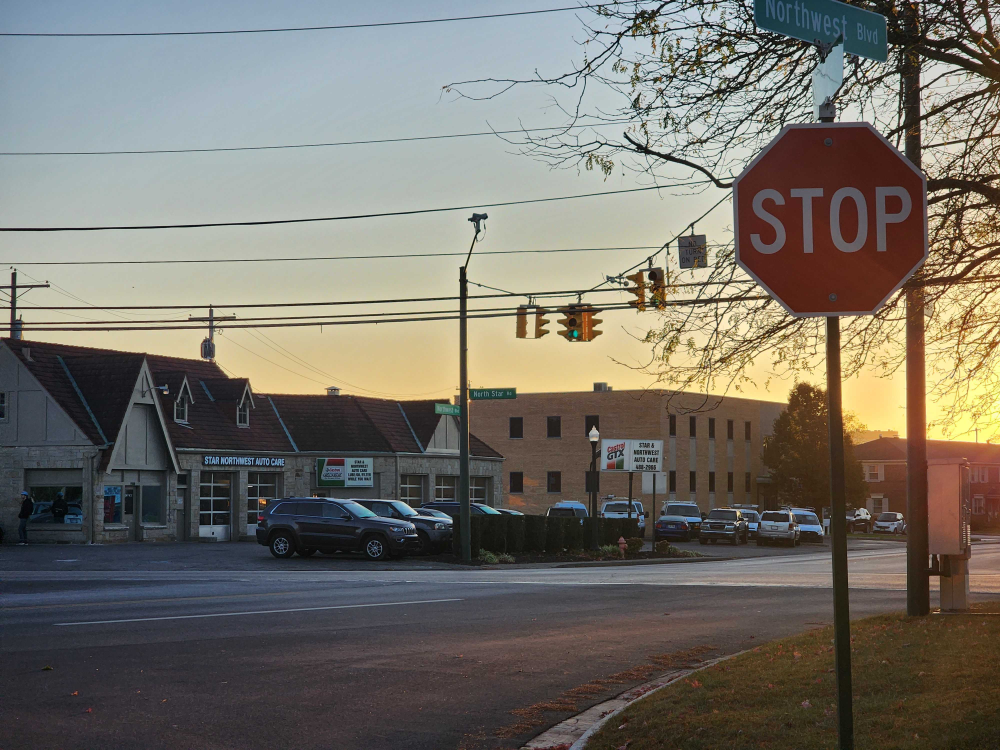
#> input picture assets/northwest.jpg, 4000 x 3000 px (shown at 1/4 size)
$ jupyter execute --allow-errors zero-shot-object-segmentation.ipynb   (shell and % lines are left out)
#> lines starting #> are read from the running program, lines starting #| are printed output that depends on the picture
### utils.py
from PIL import Image, ImageEnhance
from typing import Tuple, List
from diffusers import StableDiffusionInpaintPipeline
from transformers import SamModel, SamProcessor
from perceiver.model.vision import optical_flow  # noqa: F401
from transformers import pipeline, AutoProcessor, AutoModelForZeroShotObjectDetection
from torchvision.ops import box_convert
import supervision as sv
import transforms as T
import matplotlib.pyplot as plt
import numpy as np
import torch
import cv2
import requests
import re
import copy
import random


# [32 lines left out: function annotate, not called in this run]

def box_cxcywh_to_xyxy(boxes, in_fmt="cxcywh", out_fmt="xyxy"):
    xyxy = box_convert(boxes=boxes, in_fmt=in_fmt, out_fmt=out_fmt)
    return xyxy


class Prompts:
    def __init__(
        self, search_prompt, replace_prompt=None, negative_prompt="low quality"
    ) -> None:
        self.replace_prompt = replace_prompt
        self.negative_prompt = negative_prompt
        self.search_prompt = search_prompt

        if not self.search_prompt.endswith('.'):
            self.search_prompt += '.'

        if self.replace_prompt is not None and (not self.replace_prompt.endswith('.')):
            self.replace_prompt += '.'


class GenAiModels:
    def __init__(self) -> None:
        # gd_model = load_model("utils.py", "weights/groundingdino_swinb_cogcoor.pth")
        device = torch.device("cuda" if torch.cuda.is_available() else "cpu")
        self.device = device
        model_id = "IDEA-Research/grounding-dino-base"
        processor = AutoProcessor.from_pretrained(model_id)
        gd_model = AutoModelForZeroShotObjectDetection.from_pretrained(model_id).to(device)
        sam_model = SamModel.from_pretrained("facebook/sam-vit-huge").to(device)
        processor = SamProcessor.from_pretrained("facebook/sam-vit-huge")
        sd_pipe = StableDiffusionInpaintPipeline.from_pretrained(
            "stabilityai/stable-diffusion-2-inpainting",
            torch_dtype=torch.float16,
        ).to(device)
        self.optical_flow_pipeline = pipeline(
            "optical-flow", model="krasserm/perceiver-io-optical-flow", device="cuda:0"
        )
        self.processor = processor
        self.processor_dino = AutoProcessor.from_pretrained(model_id)
        self.sam_model = sam_model
        self.gd_model = gd_model
        self.sd_pipe = sd_pipe

    # [146 lines left out: functions detect, generate_image, search_replace, prompt_segmentation, prompt_segmentation_list, not called in this run]

    def remove_from_image(self, image, prompt_obj, seed=1, device="cuda"):
        prompt_obj.replace_prompt = "background"
        return self.search_replace(image, prompt_obj, seed, device)

    # [306 lines left out: functions search_replace_with_mask, search_replace_list, search_replace_image_list, show_mask, show_box, show_boxes_on_image and 7 more, not called in this run]


def natural_sort(l):
    def convert(text):
        return int(text) if text.isdigit() else text.lower()

    return sorted(l, key=lambda key: [convert(c) for c in re.split("([0-9]+)", key)])


def load_image_func(image_str: str, size=None, contrast=-1):
#> called with image_str = './assets/northwest.jpg', size = 512, contrast = -1
    contrast = 1.7 if image_str.find("images") >= 0 else -1
    # contrast = 1.8 if image_str.find("data") >= 0 else -1
    if image_str.startswith("http"):
        image_tmp = Image.open(requests.get(image_str, stream=True).raw).convert("RGB")
    else:
        image_tmp = Image.open(image_str).convert("RGB")
#> image_tmp is the input picture: PIL image 4000x3000 RGB; mean R, G, B 117.5, 113.5, 105
    if contrast > 0:
        image_tmp = ImageEnhance.Contrast(image_tmp).enhance(contrast)
    if size is not None:
        w, h = image_tmp.size
#> w = 4000; h = 3000
        q = size / w
#> q = 0.128
        image_tmp = image_tmp.resize((int(w * q), int(h * q)))
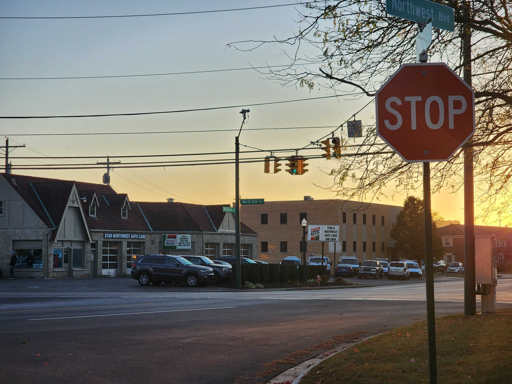
#> image_tmp: PIL image 512x384 RGB; mean R, G, B 117.5, 113.5, 105

    return image_tmp


# Calculates dense optical flow by Farneback method
# [97 lines left out: functions optical_flow_classic, paste_optical_flow, paste_optical_flow_with_mask, paste_optical_flow_with_mask_rev, plot_images, not called in this run]


batch_size = 1
modelname = "groundingdino"
backbone = "swin_B_384_22k"
position_embedding = "sine"
pe_temperatureH = 20
pe_temperatureW = 20
return_interm_indices = [1, 2, 3]
backbone_freeze_keywords = None
enc_layers = 6
dec_layers = 6
pre_norm = False
dim_feedforward = 2048
hidden_dim = 256
dropout = 0.0
nheads = 8
num_queries = 900
query_dim = 4
num_patterns = 0
num_feature_levels = 4
enc_n_points = 4
dec_n_points = 4
two_stage_type = "standard"
two_stage_bbox_embed_share = False
two_stage_class_embed_share = False
transformer_activation = "relu"
dec_pred_bbox_embed_share = True
dn_box_noise_scale = 1.0
dn_label_noise_ratio = 0.5
dn_label_coef = 1.0
dn_bbox_coef = 1.0
embed_init_tgt = True
dn_labelbook_size = 2000
max_text_len = 256
text_encoder_type = "bert-base-uncased"
use_text_enhancer = True
use_fusion_layer = True
use_checkpoint = True
use_transformer_ckpt = True
use_text_cross_attention = True
text_dropout = 0.0
fusion_dropout = 0.0
fusion_droppath = 0.1
sub_sentence_present = True

### zero-shot-object-segmentation.ipynb
# GenAI

This notebook shows how do use different Generative AI techniques such as Zero Shot learning for object detection and segmentation, as well as prompted inpainting

Developed for reinvent by: Gonzalo Barbeito, Romil Shah, Andrea Montanari, Derek Graber, Matt Polloc, Junjie Tang, Fabian Benitez-Quiroz

## Prerequisites

- An instance or notebook with G5 instance
- A python environment from the requirements.txt, eg conda create -n summit-q4-2023 python=3.10 && pip install -r requirements.txt

## Zero-learning foundational models (Object Detection)

Zero-shot learning is a Generative AI technique that allows a model to perform a machine learning task (such as object detection of a given class) without any specific training for some classes.

Modern zero-shot learning in images allows you to find or segment objects by just using a single prompt. For example, algorithms such as [Grouding Dino](https://github.com/IDEA-Research/GroundingDINO) works by using transformer-based detector and pre-training technique so it learns the association between language and vision modalities

### Example | Find objects using Grounding Dino

In the cell below we can search for street objects such as stop signs and traffic lights just by prompting for it.
We have built a set of of functions to abstract this functionality.

1. `GenAiModels` is just a holder for an inference pipeline based on [Grounded-Segment-Anything](https://github.com/IDEA-Research/Grounded-Segment-Anything). This pipeline chains the following elements in succession:
    - [Grounding Dino](https://github.com/IDEA-Research/GroundingDINO): an object detection model. It uses a prompt in natural language as input to detect objects for which it has not been explicitly trained (zero-shot learning)
    - [SamProcessor](https://huggingface.co/docs/transformers/main/model_doc/sam#transformers.SamProcessor): an image processor used for preparing images to be used with the SAM model
    - [SAM Model](https://github.com/facebookresearch/segment-anything): a model capable of segmenting objects in an image using bounding boxes or points as inputs,
    - [StableDiffusion](https://github.com/Stability-AI/stablediffusion): a model used to generate images based on text prompts. Specifically for this use case, we will be using a model capable of inpainting, which replaces a specific part of an image making sense in context.
2. `Prompts` object holds the prompts to select and replace

## Restart kernel to take effect of grounding dino

[cell 1]
# Import basic set of classes
import warnings
warnings.filterwarnings('ignore')

from IPython.display import display
from IPython.display import Image as python_image
from PIL import Image
from utils import (
    GenAiModels,
    load_image_func,
    Prompts,
    natural_sort,
    plot_images,
)
import glob
import os

# Create the GenAImodels class to do object detection and segmentation
#> (the rest of this cell did not finish here and is left out)

### Import data from the object detection pipeline

[cell 2]
img_url = "./assets/northwest.jpg"
from PIL import Image
image_tmp = load_image_func(img_url, 512)
image_tmp

[cell 3]
image_tmp = load_image_func(img_url, 512)

# define a set of prompts
prompt_object = Prompts(search_prompt="house on the right")
# execute the prompts for object detection
#> (the rest of this cell did not finish here and is left out)

## Perform segmentation using segment anything

Similarly, we can use a combination of GroundingDino in tandem with GenerativeAI segmentation model such as [SegmentAnything](https://github.com/facebookresearch/segment-anything) to perform detailed segmentation without training for it. Similar to zero-shot object detection methods, it finds the relatioship between language and fine grain visual segmentation. This methods are usually trained using over 10M images

[cell 4]
image_tmp = load_image_func(img_url, 512)
prompt_object = Prompts(search_prompt="stop sign. traffic lights. house on the right")
#> (the rest of this cell did not finish here and is left out)

## Example: Use GenAI to blend certain area with the background

[cell 5]
image_tmp = load_image_func(img_url, 512)
prompt_object = Prompts(search_prompt="stop sign. cable. traffic lights. house on the right.")
#> (the rest of this cell did not finish here and is left out)

### Task: Use your own prompt to remove objects from the image

Use your own prompts to find and remove parts of the image. Some possible prompts are car and house

[cell 6]
image = load_image_func(img_url, 512)
prompt_object = Prompts(search_prompt="car")
#> (the rest of this cell did not finish here and is left out)

## Replace an object using Stable Diffusion Inpainting

Traditional Inpainting algorithms deal with replacing information from an image using the context of the rest of the image. This is used in many phones nowadays to remove objects from picture or photobombing. Generative AI methods push this boundary further by replacing a selected area with an object described inside a prompt. For example, you can replace the stree with a flooded street.

[cell 7]
image = load_image_func(img_url, 512)
prompt_object = Prompts(search_prompt="street",
                       replace_prompt="flooded street. 4k")
#> (the rest of this cell did not finish here and is left out)

## Prompted Segmention in a group of images

We can scale the concept of segmentation to a video by using the same segmetation prompt across a set of frames. Let's use the images inside the rosbag

[cell 8]
images_list = natural_sort(glob.glob('images/*.png'))
search_prompt="vehicle lane"
prompt_object = Prompts(search_prompt=search_prompt)
#> (the rest of this cell did not finish here and is left out)

## Replace area with a new texture

In the example below we are selecting "vehicle lane" and replacing it across al frames with a "flooded street". We can generate also a reconstruction of the video by attaching the generated frames

[cell 9]
images_list = natural_sort(glob.glob('images/*.png'))

search_prompt = "vehicle lane"
replace_prompt = "flooded street. 4k."
prompt_object = Prompts(search_prompt=search_prompt,
                        replace_prompt=replace_prompt,
                       negative_prompt="text. low quality. car")

#> (the rest of this cell did not finish here and is left out)

## Generate same video but this time using temporal information

We can also use temporal information to produce a smooth transition across consecutive frames. In the example below, we are replacing vehicle lane with a "snowy street"

Algorithms for optical flow need to learn how to:
  1. Find correspondence between points.
  2. Compute the relative offsets between points.
  3. Predict flow across large regions of space, even to parts of the image that lack texture for correspondence.
1. The learned procedure needs to generalize to real data, which means it needs to work for objects and textures that were not seen in the training data.

[cell 10]
images_list = natural_sort(glob.glob('./images/*.png'))

search_prompt="vehicle lane"
replace_prompt = "snowy street, 4k"
prompt_object = Prompts(search_prompt=search_prompt,
                        replace_prompt=replace_prompt,
                        negative_prompt="low quality. cars. car. vehicle. car rear.")

#> (the rest of this cell did not finish here and is left out)

# Using GenAI to get the optical flow

We can also use Perceiver-IO (https://arxiv.org/pdf/2107.14795.pdf) to produce the flow from image to image

Use the same function but turn fancy_flow from False to True

[cell 11]
idx = 8
#> (the rest of this cell did not finish here and is left out)

[cell 12]
images_list = natural_sort(glob.glob('./images/*.png'))

search_prompt="vehicle lane"
replace_prompt = "snowy street, 4k"
prompt_object = Prompts(search_prompt=search_prompt,
                        replace_prompt=replace_prompt,
                        negative_prompt="low quality. cars. car. vehicle. car rear.")

#> (the rest of this cell did not finish here and is left out)

## Save images as png and run the object detection pipeline again

We can save the generated images and trigger the object detection pipeline as in the first notebook

[cell 13]
import uuid
new_dir = f"output/{str(uuid.uuid4())}/"
print(new_dir)
os.makedirs(new_dir, exist_ok=True)

#> (the rest of this cell did not finish here and is left out)
